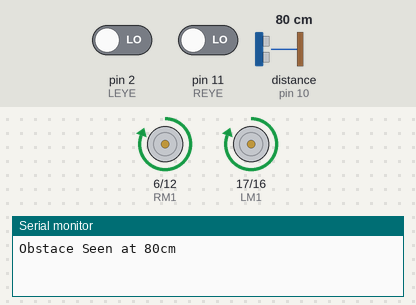
A sketch run on a simulated Arduino Uno, built with avr-gcc and run on an emulated ATmega328P. Shown: motor-driver pin pairs drawn as motors (green arrow = first pin HIGH = forward, orange = second pin HIGH = backward, longer = more drive), the last lines printed to the serial monitor. Wiring (inferred from the names in the program): ultrasonic range finder: trigger pin 19; echo pin 10. The inputs (shaded band) are chosen by the test bench; at power-on: distance to the obstacle (sensor on pin 10) 80 cm, pin 2 (LEYE) LOW, pin 11 (REYE) LOW. The echo pulse lasts 58.3 µs per cm.

Above: at 1.2 s.
1.3 s: distance to the obstacle (sensor on pin 10) set to 9 cm
At 4.28 s:
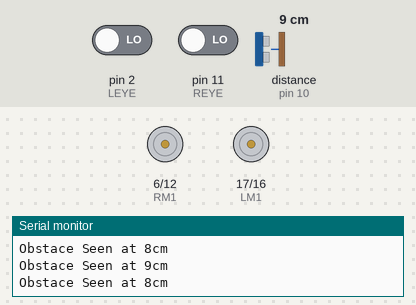
4.3 s: distance to the obstacle (sensor on pin 10) set to 10 cm
At 4.45 s:
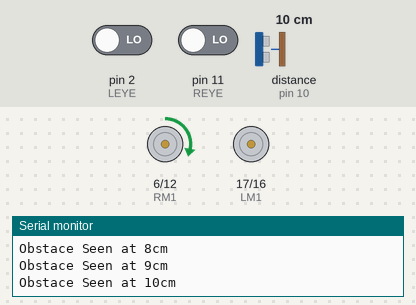
7.3 s: distance to the obstacle (sensor on pin 10) set to 18 cm
At 8.5 s:
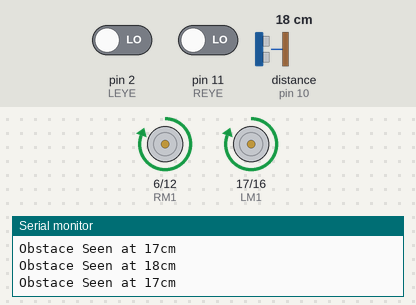
8.8 s: pin 2 (LEYE) driven HIGH
At 9.3 s:
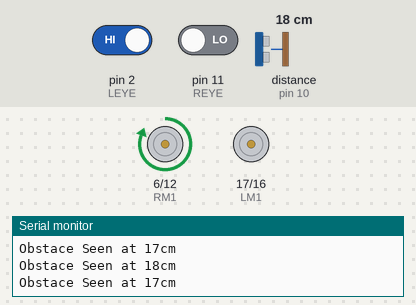
10.3 s: pin 2 (LEYE) driven LOW
At 11.5 s:
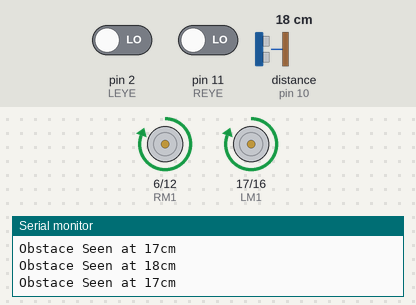
11.8 s: pin 11 (REYE) driven HIGH
At 12.8 s:
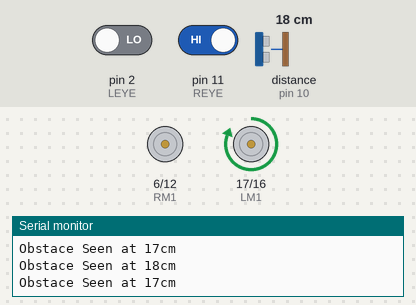
Timing chart, 0 to 14.3 s (numbered marks = the images above; inputs shaded):
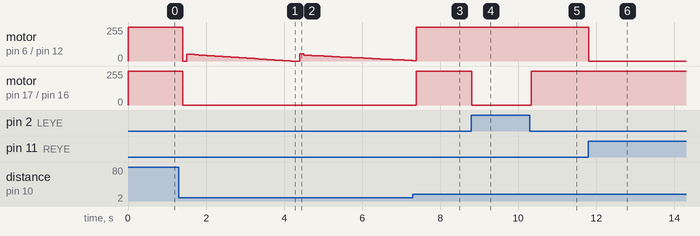

Measured:
- the behaviour switches between 9 and 10 cm on distance to the obstacle (sensor on pin 10) (found by bisection; images 1 and 2)
- after the input at 1.3 s, motor on pin 6 (RM1) / pin 12 (RM2): forward 255/255 → stopped after 0.11 s, → forward 51/255 0.10 s later, → forward 49/255 0.10 s later, → forward 47/255 0.10 s later, … (28 changes in this stretch); motor on pin 17 (LM1) / pin 16 (LM2): forward 255/255 → stopped after 0.11 s
- after the input at 4.3 s, motor on pin 6 (RM1) / pin 12 (RM2): stopped → forward 55/255 after 0.10 s, → forward 44/255 0.10 s later, → forward 42/255 0.10 s later, → forward 41/255 0.10 s later, … (29 changes in this stretch)
- after the input at 7.3 s, motor on pin 17 (LM1) / pin 16 (LM2): stopped → forward 255/255 after 0.08 s
- after the input at 8.8 s, motor on pin 17 (LM1) / pin 16 (LM2): forward 255/255 → stopped at once
- after the input at 10.3 s, motor on pin 17 (LM1) / pin 16 (LM2): stopped → forward 255/255 at once
- after the input at 11.8 s, motor on pin 6 (RM1) / pin 12 (RM2): forward 255/255 → stopped at once

The sketch:

pid_line_following.ino
```cpp
//**************************************************************//
//  For Convenience install "PID" Library by Brett Beauregard   //
//**************************************************************//

#include <PID_v1.h> // PID Library by Brett Beauregard

//Define Variables we'll be connecting to
double setpoint; // Desired Value (255)
double input; // US Sensor
double output; // Motor

//PID Parameters
double Kp = 50, Ki = 5, Kd = 1;

//Specify the links and initial tuning parameters
PID myPID(&input, &output, &setpoint, Kp, Ki, Kd, DIRECT);

// L293D Connection
const int LM1 = 17;
const int LM2 = 16;
const int RM1 = 6;
const int RM2 = 12;

// Sensor Connection
const int LEYE = 2;
const int REYE = 11;

// Ultrasonic Connection
const int UST = 19;
const int USE = 10;


int right_turn() {
  analogWrite(LM1, 255 - output);
  analogWrite(LM2, 0);
  analogWrite(RM1, 0);
  analogWrite(RM2, 0);
}

int left_turn() {
  analogWrite(LM1, 0);
  analogWrite(LM2, 0);
  analogWrite(RM1, 255 - output);
  analogWrite(RM2, 0);
}

int move_forward() {
  analogWrite(LM1, 255 - output);
  analogWrite(LM2, 0);
  analogWrite(RM1, 255 - output);
  analogWrite(RM2, 0);
}

int stop_all() {
  analogWrite(LM1, 0);
  analogWrite(LM2, 0);
  analogWrite(RM1, 0);
  analogWrite(RM2, 0);
}

int last_distance;

void setup() {
  Serial.begin(9600);

  setpoint = 12; // Distance to activate PID
  myPID.SetMode(AUTOMATIC); // Turn PID On

  pinMode(LEYE, INPUT);
  pinMode(REYE, INPUT);

  pinMode(LM1, OUTPUT);
  pinMode(LM2, OUTPUT);
  pinMode(RM1, OUTPUT);
  pinMode(RM2, OUTPUT);

  pinMode(UST, OUTPUT);
  pinMode(USE, INPUT);

}

void loop() {

  //************* ULTRASONIC *************//
  int left = digitalRead(LEYE);
  int right = digitalRead(REYE);

  digitalWrite(UST, LOW);
  delayMicroseconds(2);
  digitalWrite(UST, HIGH);
  delayMicroseconds(10);
  digitalWrite(UST, LOW);

  float duration = pulseIn(USE, HIGH);
  // Count when USE is HIGH and stop when USE is low

  int distance = duration / 58;

  input = distance;
  myPID.Compute();


  //************* LINE FOLLOWING *************//
  if (left && right) {

    // Stop the Vehicle
    stop_all();

    if (last_distance != distance) {
      // Print stuff here…
      Serial.print("Obstace Seen at ");
      Serial.print(distance);
      Serial.println("cm");

      // Assign "distance" to "last_distance"
      last_distance = distance;

      // Set 100 ms of delay (for Processing)
      delay(100);

    }
  }
  if (!left && !right) {

    // Move the vehicle forward
    move_forward();

    if (last_distance != distance) {
      // Print stuff here…
      Serial.print("Obstace Seen at ");
      Serial.print(distance);
      Serial.println("cm");

      // Assign "distance" to "last_distance"
      last_distance = distance;

      // Set 100 ms of delay (for Processing)
      delay(100);
    }
  }

  if (!left && right) {

    // Turn the vehicle right
    right_turn();

    if (last_distance != distance) {
      // Print stuff here…
      Serial.print("Obstace Seen at ");
      Serial.print(distance);
      Serial.println("cm");

      // Assign "distance" to "last_distance"
      last_distance = distance;

      // Set 100 ms of delay (for Processing)
      delay(100);

    }
  }
  if (left && !right) {

    // Turn the vehicle left
    left_turn();
    if (last_distance != distance) {

      // Print stuff here…
      Serial.print("Obstace Seen at ");
      Serial.print(distance);
      Serial.println("cm");

      // Assign "distance" to "last_distance"
      last_distance = distance;

      // Set 100 ms of delay (for Processing)
      delay(100);
    }
  }
}
```
